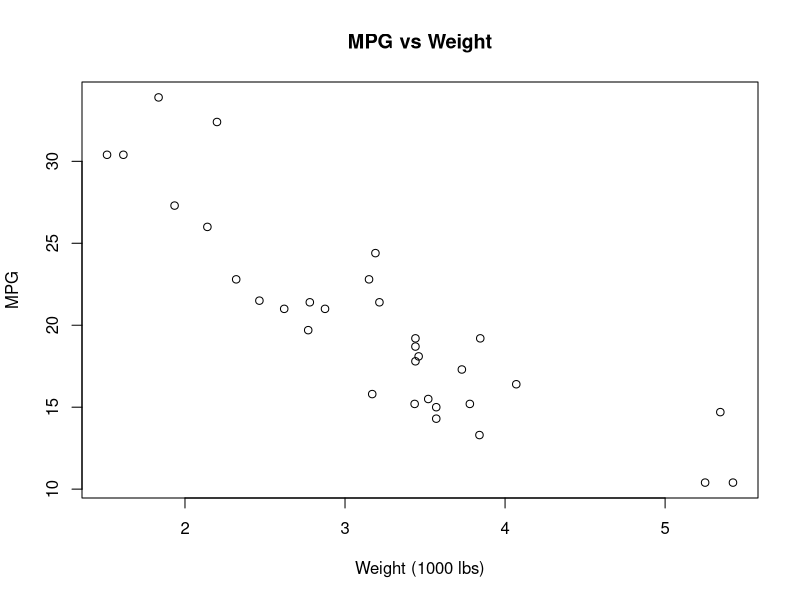
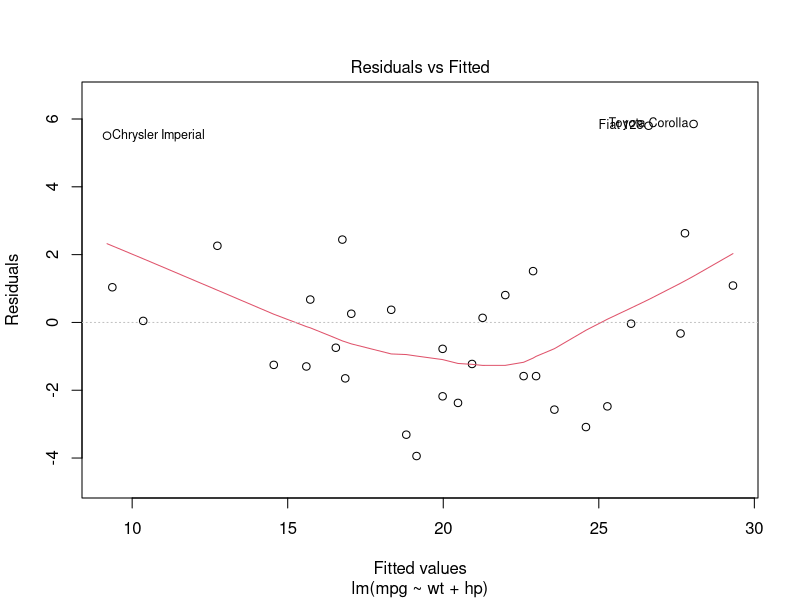
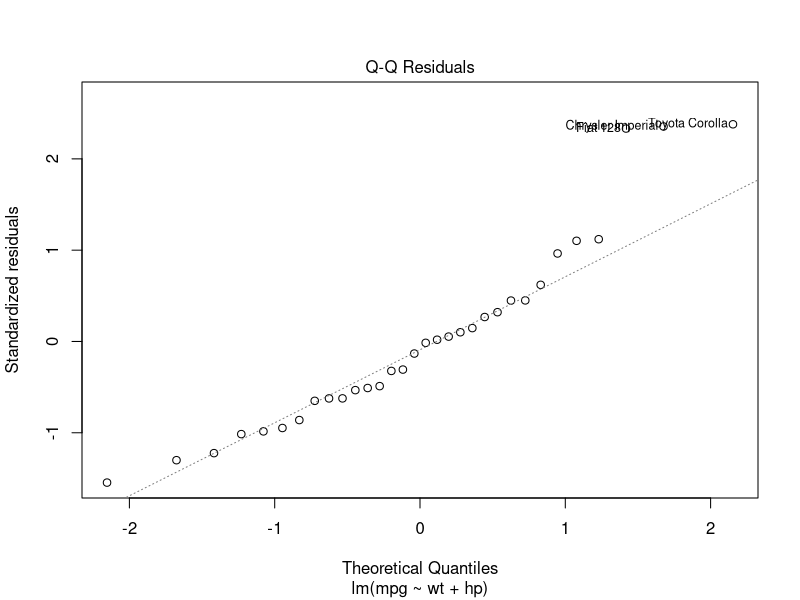
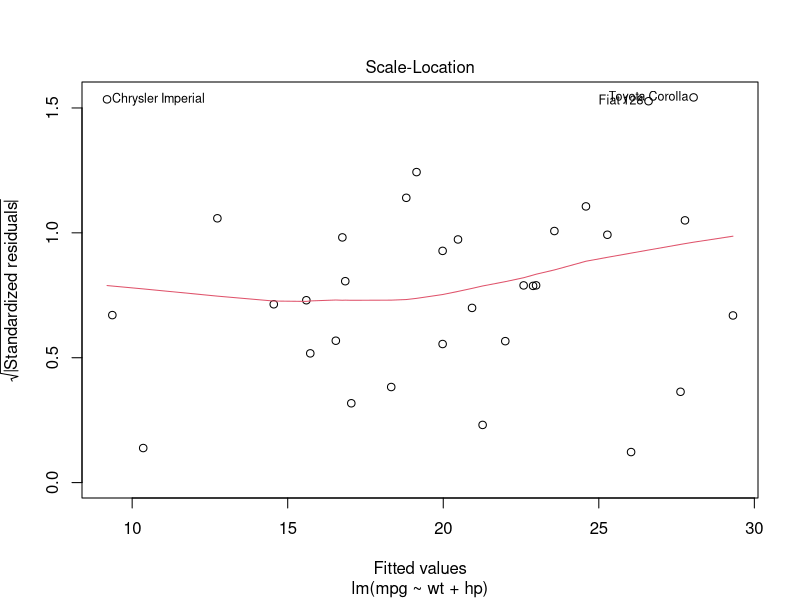
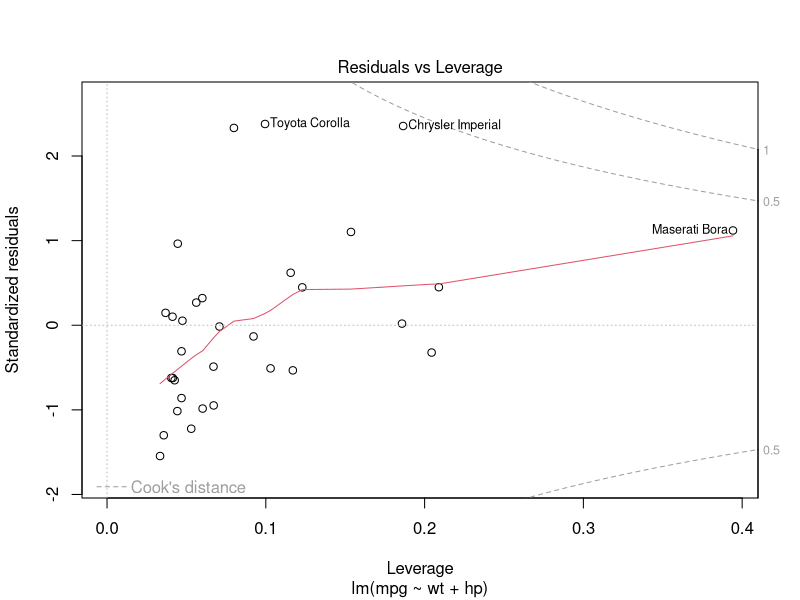

Recreate these plots in R, in order.
# 1. Load Dataset ----------------------------------------------------------

data("mtcars")

# Inspect data
head(mtcars)
str(mtcars)


# 2. Test Generic Functions ------------------------------------------------

# Base generics on data.frame
print(mtcars)
summary(mtcars)

# Simple plot
plot(mtcars$wt, mtcars$mpg,
     xlab = "Weight (1000 lbs)",
     ylab = "MPG",
     main = "MPG vs Weight")

# Create an S3 object from a linear model
fit <- lm(mpg ~ wt + hp, data = mtcars)

# Test dispatch
print(fit)       # calls print.lm
summary(fit)     # calls summary.lm
plot(fit)        # calls plot.lm


# 3. Explore S3 System -----------------------------------------------------

# Create S3 object
s3_obj <- list(name = "Myself", age = 29, GPA = 3.5)
class(s3_obj) <- "student_s3"
class(s3_obj)

# Define S3 print method
print.student_s3 <- function(x, ...) {
  cat("S3 Student\n")
  cat(sprintf("Name: %s | Age: %d | GPA: %.2f\n",
              x$name, x$age, x$GPA))
  invisible(x)
}

# Test dispatch
print(s3_obj)
summary(s3_obj)   # falls back to summary.default


# 4. Explore S4 System -----------------------------------------------------

# Define S4 class
setClass("student_s4",
         slots = c(name = "character",
                   age = "numeric",
                   GPA = "numeric"))

# Create S4 object
s4_obj <- new("student_s4", name = "Myself", age = 29, GPA = 3.5)

# Confirm S4
isS4(s4_obj)
class(s4_obj)

# Define S4 print (show) method
setMethod("show", "student_s4",
          function(object) {
            cat("S4 Student\n")
            cat(sprintf("Name: %s | Age: %d | GPA: %.2f\n",
                        object@name, as.integer(object@age), object@GPA))
          })

# Display
s4_obj


# 5. Define a custom S4 summary generic -----------------------------------

setGeneric("summaryS4", function(object) standardGeneric("summaryS4"))

setMethod("summaryS4", "student_s4",
          function(object) {
            list(
              name = object@name,
              age = object@age,
              GPA = object@GPA,
              status = ifelse(object@GPA >= 3.0,
                              "Good standing", "Probation")
            )
          })

# Call method
summaryS4(s4_obj)

